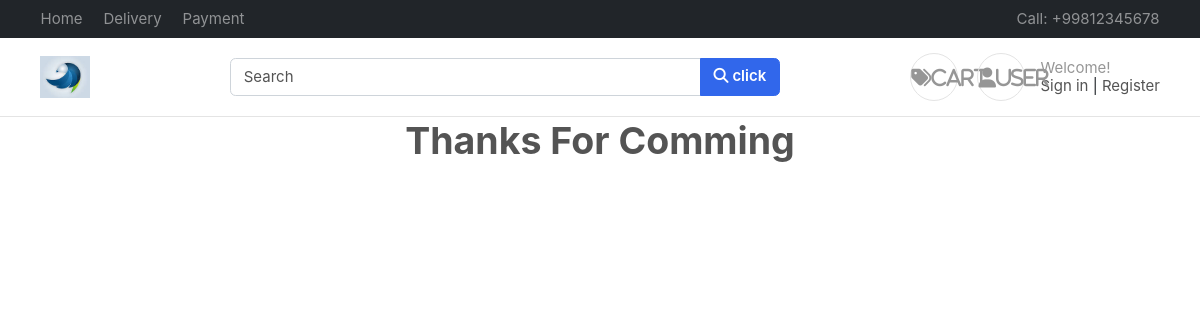
The app's page /, older data.
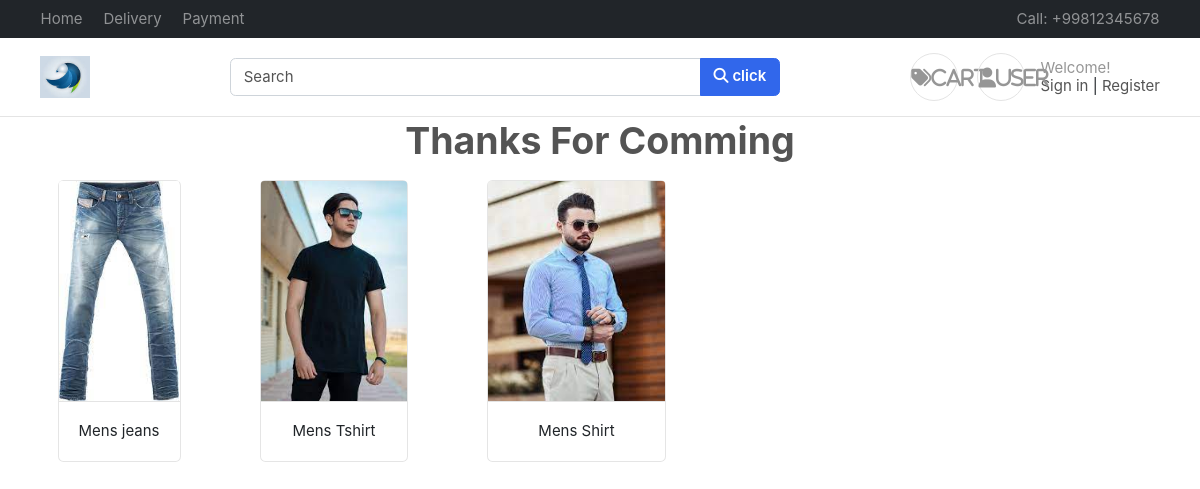
The same page, newer data.
### products/models.py (models this page shows, shortened)
class Category (BaseModel1):
    category_name = models.CharField(max_length=100)
    slug=models.SlugField(unique=True, null=True, blank=True)
    category_image=models.ImageField(upload_to='catgories')

### home/views.py (the view)
# urls.py: path('', index_page,name="Index"),
def index_page(request):
    products=Category.objects.all()
    return render(request, "home/index.html",{'data':products})

### templates/home/index.html
{% extends "base/base.html"%}
{%block start%}
<center><h1>Thanks For Comming <style>text-agile:centre</style></h1></center>
{% for i in data %}
    <div class="d-inline-flex p-2">
        <div class="container" style="padding-left:50px;">
                <figure class="card card-product-grid">
                    <div class="img-wrap"> <img src="/media/{{i.category_image}}"> </div>
                    <figcaption class="info-wrap border-top" >
                        <a href="{% url 'product_Detail_page' i.slug %}" class="title" style="text-align: center;"> {{i.category_name}}</a>
                    </figcaption>
                </figure>
        </div>
    </div>
    {% endfor%}
{%endblock%}

### templates/base/base.html (shortened to what this page needs)
<!DOCTYPE HTML>
<html lang="en">
<head>
<link href="/media/css/bootstrap.css" rel="stylesheet" type="text/css"/>
<link href="/media/fonts/fontawesome/css/all.min.css" type="text/css" rel="stylesheet">
<link href="/media/css/ui.css" rel="stylesheet" type="text/css"/>
<link href="/media/css/responsive.css" rel="stylesheet" />
</head>
<body>
	<header class="section-header">
		<nav class="navbar navbar-dark navbar-expand p-0 bg-dark">
		<div class="container">
			<ul class="navbar-nav d-none d-md-flex mr-auto">
				<li class="nav-item"><a class="nav-link" href="{% url "Index" %}">Home</a></li>
				<li class="nav-item"><a class="nav-link" href="#">Delivery</a></li>
				<li class="nav-item"><a class="nav-link" href="#">Payment</a></li>
			</ul>
			<ul class="navbar-nav">
				<li class="nav-item"><a href="#" class="nav-link"> Call: +99812345678 </a></li>
			</ul>
		  </div>
		</nav>
		<section class="header-main border-bottom">
			<div class="container">
		<div class="row align-items-center">
			<div class="col-lg-2 col-4">
				<div class="brand-wrap">
					<img class="logo">
				</div>
			</div>
			<div class="col-lg-6 col-sm-12">
				<form action="#" class="search">
					<div class="input-group w-100">
						<input type="text" class="form-control" placeholder="Search">
						<div class="input-group-append">
						  <button class="btn btn-primary" type="submit">
							<i class="fa fa-search"></i>
						  click</button>
						</div>
					</div>
				</form>
			</div>
			<div class="col-lg-4 col-sm-6 col-8">
				<div class="widgets-wrap float-md-right">
					<div class="widget-header  mr-3">
						<a href="{% url "Cart" %}" class="icon icon-sm rounded-circle border"><i class="fas fa-tags">cart</i></a>
					</div>
					<div class="widget-header icontext">
						<a href="#" class="icon icon-sm rounded-circle border"><i class="fa fa-user">user</i></a>
						<div class="text">
							{%if login%}
							{%else%}
							<span class="text-muted">Welcome!</span>
							<div>
								<a href="{% url "LogIn" %}">Sign in</a> |
								<a href="{% url "Register" %}"> Register</a>
							</div>
							{%endif%}
						</div>
					</div>
				</div>
			</div>
		</div>
			</div>
		</section>
		</header>
		{% block start %}
		{% endblock %}
</body>
</html>

### public/static/css/ui.css (style rules this page uses)
html { font-family: 'Inter', sans-serif; font-size: 15px; }
.img-wrap { text-align: center; display: block; }
.img-wrap img { max-width: 100%; }
.icon-xs, .icon-sm, .icon-md, .icon-lg { display: inline-block; text-align: center; flex-shrink: 0; flex-grow: 0; }
.icon-sm { width: 48px; height: 48px; line-height: 48px; font-size: 20px; }
figure { margin-bottom: 0; }
.card .title { color: #212529; }
.header-main { position: relative; padding-top: 1rem; padding-bottom: 1rem; }
.brand-wrap .logo, .navbar-brand .logo { margin-right: 7px; max-height: 42px; display: inline-block; }
.widget-header { display: inline-block; vertical-align: middle; position: relative; }
.widget-header a { color: #545454; }
.widget-header i { color: #969696; }
[class*='card-product'] a.title { color: #212529; display: block; }
[class*='card-product'] .img-wrap { overflow: hidden; position: relative; }
[class*='card-product'] .img-wrap img { height: 100%; max-width: 100%; width: auto; display: inline-block; object-fit: cover; }
.card-product-grid { margin-bottom: 20px; }
.card-product-grid .img-wrap { border-radius: 0.2rem 0.2rem 0 0; height: 220px; }
.card-product-grid .info-wrap { overflow: hidden; padding: 18px 20px; }
.card .img-wrap { overflow: hidden; }
.icontext { display: inline-flex; align-items: center; vertical-align: middle; }
.icontext .text { width: 100%; line-height: 1.2; color: #212529; }
.icontext .icon { position: relative; margin-right: 15px; flex-shrink: 0; flex-grow: 0; }

Row changes from the older to the newer data that the page shows:
added Category: category_image (picture), category_name "Mens jeans"
added Category: category_image (picture), category_name "Mens Tshirt"
added Category: category_image (picture), category_name "Mens Shirt"
